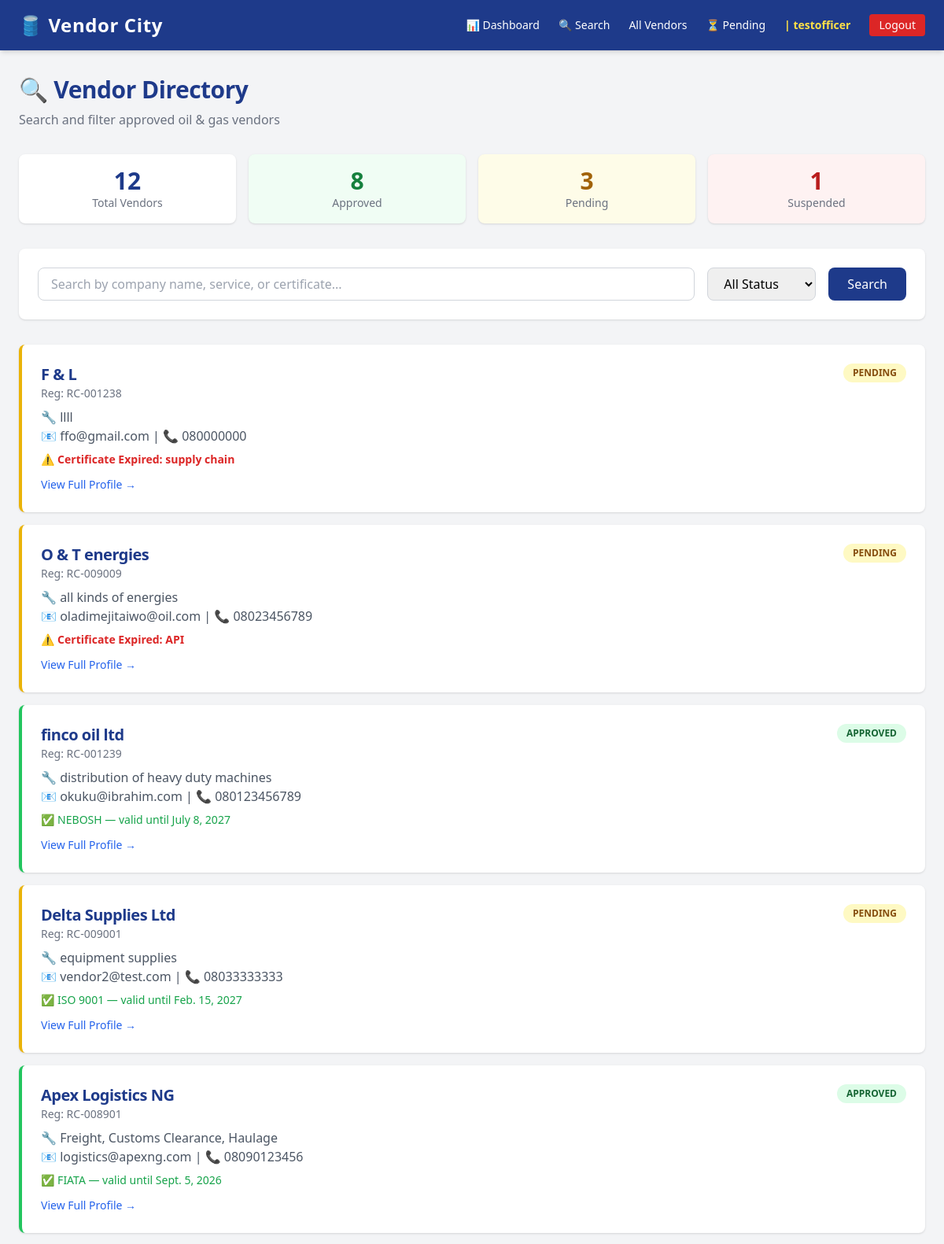
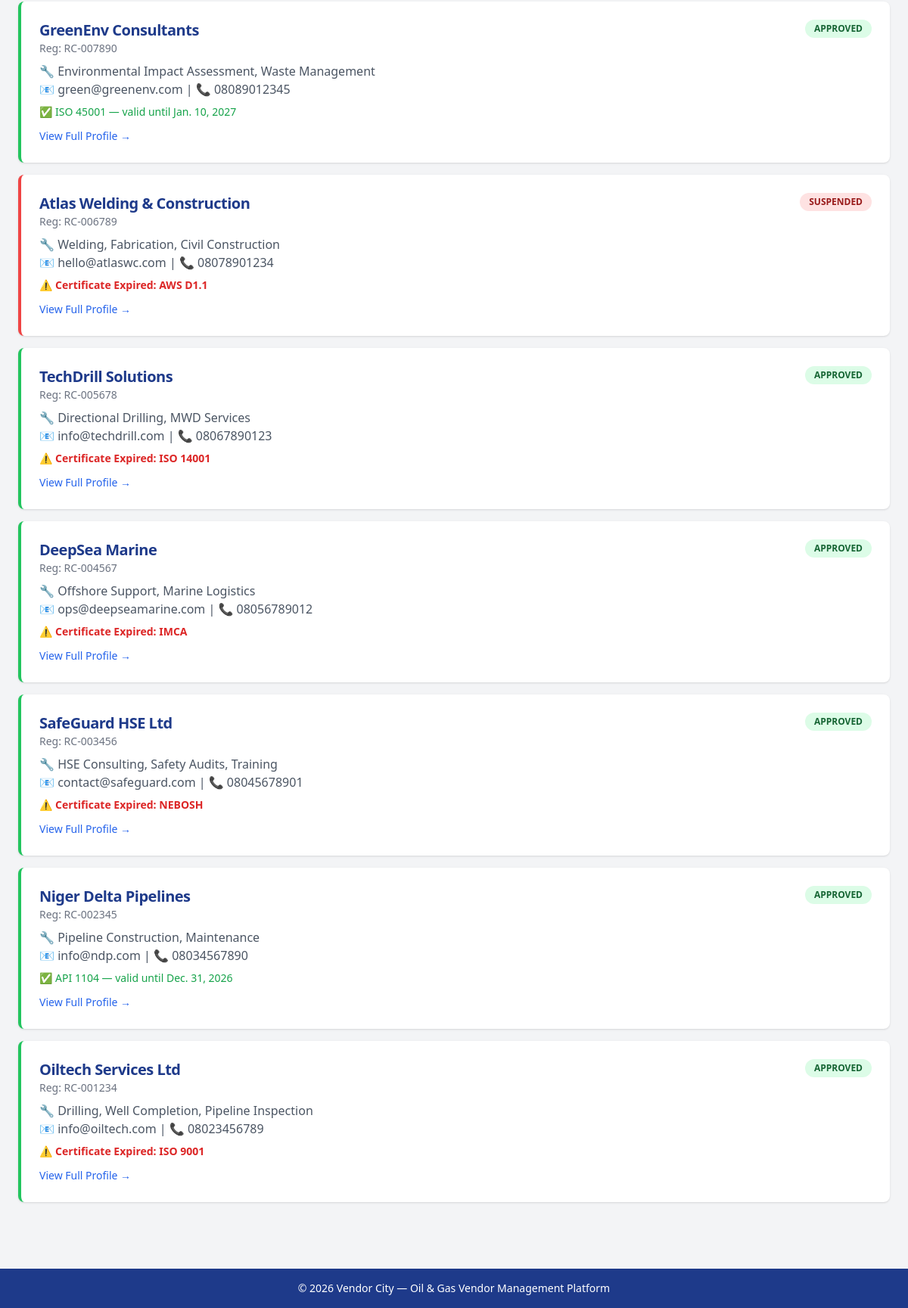
Page /directory/ (signed in) on the committed database (2 pictures, top to bottom).
### accounts/models.py (models this page shows, shortened)
class CustomUser(AbstractUser):
    VENDOR_OFFICER = 'vendor_officer'
    VENDOR = 'vendor'
    COMPLIANCE_OFFICER = 'compliance_officer'
    SENIOR_MANAGEMENT = 'senior_management'
    ROLE_CHOICES = [
        (VENDOR_OFFICER, 'Vendor Officer'),
        (VENDOR, 'Vendor'),
        (COMPLIANCE_OFFICER, 'Compliance Officer'),
        (SENIOR_MANAGEMENT, 'Senior Management'),
    ]
    role = models.CharField(
        max_length=30,
        choices=ROLE_CHOICES,
        default=VENDOR,
    )
    phone_number = models.CharField(max_length=20, blank=True, null=True)
    company_name = models.CharField(max_length=100, blank=True, null=True)
    created_at = models.DateTimeField(auto_now_add=True)
    groups = models.ManyToManyField(
        'auth.Group',
        related_name='customuser_set', # to avoids naming conflicts because from what we extend we already group that may crash with the model
        blank=True
    )
    user_permissions = models.ManyToManyField(
        'auth.Permission',
        related_name='customuser_set',
        blank=True
    )

### vendors/models.py (models this page shows, shortened)
class Vendor(models.Model):
    user = models.OneToOneField(
        settings.AUTH_USER_MODEL,
        on_delete=models.CASCADE,
        null=True, blank=True,
        related_name='vendor_profile'
    )
    company_name        = models.CharField(max_length=200)
    registration_number = models.CharField(max_length=100, unique=True)
    email               = models.EmailField(unique=True)
    phone               = models.CharField(max_length=20)
    address             = models.TextField()
    services_offered    = models.TextField(help_text="Describe the services this vendor provides")
    status              = models.CharField(max_length=20, choices=STATUS_CHOICES, default='pending')
    rating              = models.IntegerField(choices=RATING_CHOICES, default=3)
    certificate_name    = models.CharField(max_length=200, blank=True, null=True)
    certificate_file    = models.FileField(upload_to='certificates/', blank=True, null=True)
    certificate_expiry  = models.DateField(blank=True, null=True)
    date_registered     = models.DateTimeField(default=timezone.now)
    class Meta:
        ordering = ['-date_registered']
        verbose_name = 'Vendor'
        verbose_name_plural = 'Vendors'
    @property
    def is_certificate_expired(self):
        if self.certificate_expiry:
            return self.certificate_expiry < timezone.now().date()
        return False

### directory/views.py (the view, shortened to what this page needs)
# urls.py: path('', views.directory_search, name='directory-search'),
@login_required
@role_required('vendor_officer', 'senior_management')
def directory_search(request):
    query = request.GET.get('q', '')
    status_filter = request.GET.get('status', '')
    vendors = Vendor.objects.all()
    if status_filter:
        vendors = vendors.filter(status=status_filter)
    context = {
        'vendors': vendors,
        'query': query,
        'status_filter': status_filter,
        'total_count': Vendor.objects.count(),
        'approved_count': Vendor.objects.filter(status='approved').count(),
        'pending_count': Vendor.objects.filter(status='pending').count(),
        'suspended_count': Vendor.objects.filter(status='suspended').count(),
    }
    return render(request, 'directory/directory_search.html', context)

### templates/directory/directory_search.html (shortened to what this page needs)
{% extends 'base.html' %}
{% block content %}
<div class="mb-8">
    <h1 class="text-3xl font-bold text-blue-900 mb-2">🔍 Vendor Directory</h1>
    <p class="text-gray-500">Search and filter approved oil & gas vendors</p>
</div>
<div class="grid grid-cols-4 gap-4 mb-8">
    <div class="bg-white rounded-lg shadow p-4 text-center">
        <p class="text-3xl font-bold text-blue-900">{{ total_count }}</p>
        <p class="text-gray-500 text-sm">Total Vendors</p>
    </div>
    <div class="bg-green-50 rounded-lg shadow p-4 text-center">
        <p class="text-3xl font-bold text-green-700">{{ approved_count }}</p>
        <p class="text-gray-500 text-sm">Approved</p>
    </div>
    <div class="bg-yellow-50 rounded-lg shadow p-4 text-center">
        <p class="text-3xl font-bold text-yellow-700">{{ pending_count }}</p>
        <p class="text-gray-500 text-sm">Pending</p>
    </div>
    <div class="bg-red-50 rounded-lg shadow p-4 text-center">
        <p class="text-3xl font-bold text-red-700">{{ suspended_count }}</p>
        <p class="text-gray-500 text-sm">Suspended</p>
    </div>
</div>
<div class="bg-white rounded-lg shadow p-6 mb-8">
    <form method="GET" action="{% url 'directory-search' %}">
        <div class="flex gap-4">
            <input
                type="text"
                name="q"
                value="{{ query }}"
                placeholder="Search by company name, service, or certificate..."
                class="flex-1 border border-gray-300 rounded-lg px-4 py-2 focus:outline-none focus:ring-2 focus:ring-blue-500"
            >
            <select name="status" class="border border-gray-300 rounded-lg px-4 py-2 focus:outline-none focus:ring-2 focus:ring-blue-500">
                <option value="">All Status</option>
            </select>
            <button type="submit" class="bg-blue-900 text-white px-6 py-2 rounded-lg hover:bg-blue-800">
                Search
            </button>
        </div>
    </form>
</div>
{% for vendor in vendors %}
    <div class="bg-white rounded-lg shadow p-6 mb-4 border-l-4
        {% if vendor.status == 'approved' %}border-green-500
        {% elif vendor.status == 'pending' %}border-yellow-500
        {% else %}border-red-500{% endif %}
        hover:shadow-lg transition-shadow">
        <div class="flex justify-between items-start">
            <div>
                <h2 class="text-xl font-bold text-blue-900">{{ vendor.company_name }}</h2>
                <p class="text-gray-500 text-sm">Reg: {{ vendor.registration_number }}</p>
            </div>
            <span class="px-3 py-1 rounded-full text-xs font-bold
                {% if vendor.status == 'approved' %}bg-green-100 text-green-800
                {% elif vendor.status == 'pending' %}bg-yellow-100 text-yellow-800
                {% else %}bg-red-100 text-red-800{% endif %}">
                {{ vendor.status|upper }}
            </span>
        </div>
        <p class="text-gray-600 mt-2">🔧 {{ vendor.services_offered }}</p>
        <p class="text-gray-600">📧 {{ vendor.email }} | 📞 {{ vendor.phone }}</p>
        {% if vendor.is_certificate_expired %}
            <p class="text-red-600 text-sm mt-2 font-semibold">
                ⚠️ Certificate Expired: {{ vendor.certificate_name }}
            </p>
        {% else %}
            <p class="text-green-600 text-sm mt-2">
                ✅ {{ vendor.certificate_name }} — valid until {{ vendor.certificate_expiry }}
            </p>
        {% endif %}
        <a href="{% url 'vendor-detail' vendor.pk %}"
           class="inline-block mt-3 text-blue-600 hover:underline text-sm font-medium">
            View Full Profile →
        </a>
    </div>
{% empty %}
    <div class="bg-white rounded-lg shadow p-10 text-center text-gray-500">
        <p class="text-xl mb-2">No vendors found.</p>
        <p class="text-sm">Try a different search term or clear the filters.</p>
    </div>
{% endfor %}
{% endblock %}

### templates/base.html (shortened to what this page needs)
{% load static %}
<!DOCTYPE html>
<html lang="en">
<head>
    <script src="https://cdn.tailwindcss.com"></script>
    <link rel="stylesheet" href="{% static 'css/main.css' %}">
</head>
<body class="bg-gray-100 min-h-screen">
    <nav class="bg-blue-900 text-white px-6 py-4 shadow-md">
        <div class="max-w-7xl mx-auto flex justify-between items-center">
            <a href="{% url 'dashboard-home' %}" class="text-2xl font-bold tracking-wide">
                🛢️ Vendor City
            </a>
            <div class="flex gap-6 text-sm font-medium items-center">
                {% if user.is_authenticated %}
                    <a href="{% url 'dashboard-home' %}" class="hover:text-yellow-300">📊 Dashboard</a>
                    {% if user.role == 'vendor_officer' or user.role == 'senior_management' %}
                        <a href="{% url 'directory-search' %}" class="hover:text-yellow-300">🔍 Search</a>
                    {% endif %}
                    {% if user.role != 'vendor' %}
                        <a href="{% url 'vendor-list' %}" class="hover:text-yellow-300">All Vendors</a>
                    {% endif %}
                    {% if user.role == 'vendor_officer' or user.role == 'senior_management' %}
                    <a href="{% url 'vendor-pending' %}" class="hover:text-yellow-300">
                     ⏳ Pending
    </a>
{% endif %}
                    <span class="text-yellow-300 font-semibold">| {{ user.username }}</span>
                    <a href="{% url 'logout' %}" class="bg-red-600 px-3 py-1 rounded hover:bg-red-700">Logout</a>
                {% else %}
                    <a href="{% url 'login' %}" class="hover:text-yellow-300">Login</a>
                    <a href="{% url 'register' %}" class="bg-yellow-500 text-blue-900 px-3 py-1 rounded font-bold hover:bg-yellow-400">Register</a>
                {% endif %}
            </div>
        </div>
    </nav>
    <main class="max-w-7xl mx-auto px-6 py-8">
        {% block content %}
        {% endblock %}
    </main>
    <footer class="bg-blue-900 text-white text-center py-4 mt-10 text-sm">
        &copy; 2026 Vendor City — Oil & Gas Vendor Management Platform
    </footer>
</body>
</html>

### static/css/main.css (style rules this page uses)
body { font-family: 'Segoe UI', Tahoma, Geneva, Verdana, sans-serif; }
nav a { transition: color 0.2s ease; }
h1, h2 { letter-spacing: -0.5px; }
footer { margin-top: auto; }

### rows in the picture
CustomUser: username "testofficer"
Vendor: company_name "F & L", registration_number "RC-001238", status "PENDING", services_offered "llll", email "ffo@gmail.com", phone "080000000", certificate_name "supply chain"
Vendor: company_name "O & T energies", registration_number "RC-009009", status "PENDING", services_offered "all kinds of energies", email "oladimejitaiwo@oil.com", phone "08023456789", certificate_name "API"
Vendor: company_name "finco oil ltd", registration_number "RC-001239", status "APPROVED", services_offered "distribution of heavy duty machines", email "okuku@ibrahim.com", phone "080123456789", certificate_name "NEBOSH", certificate_expiry "July 8, 2027"
Vendor: company_name "Delta Supplies Ltd", registration_number "RC-009001", status "PENDING", services_offered "equipment supplies", email "vendor2@test.com", phone "08033333333", certificate_name "ISO 9001", certificate_expiry "Feb. 15, 2027"
Vendor: company_name "Apex Logistics NG", registration_number "RC-008901", status "APPROVED", services_offered "Freight, Customs Clearance, Haulage", email "logistics@apexng.com", phone "08090123456", certificate_name "FIATA", certificate_expiry "Sept. 5, 2026"
Vendor: company_name "GreenEnv Consultants", registration_number "RC-007890", status "APPROVED", services_offered "Environmental Impact Assessment, Waste Management", email "green@greenenv.com", phone "08089012345", certificate_name "ISO 45001", certificate_expiry "Jan. 10, 2027"
Vendor: company_name "Atlas Welding & Construction", registration_number "RC-006789", status "SUSPENDED", services_offered "Welding, Fabrication, Civil Construction", email "hello@atlaswc.com", phone "08078901234", certificate_name "AWS D1.1"
Vendor: company_name "TechDrill Solutions", registration_number "RC-005678", status "APPROVED", services_offered "Directional Drilling, MWD Services", email "info@techdrill.com", phone "08067890123", certificate_name "ISO 14001"
Vendor: company_name "DeepSea Marine", registration_number "RC-004567", status "APPROVED", services_offered "Offshore Support, Marine Logistics", email "ops@deepseamarine.com", phone "08056789012", certificate_name "IMCA"
Vendor: company_name "SafeGuard HSE Ltd", registration_number "RC-003456", status "APPROVED", services_offered "HSE Consulting, Safety Audits, Training", email "contact@safeguard.com", phone "08045678901", certificate_name "NEBOSH"
Vendor: company_name "Niger Delta Pipelines", registration_number "RC-002345", status "APPROVED", services_offered "Pipeline Construction, Maintenance", email "info@ndp.com", phone "08034567890", certificate_name "API 1104", certificate_expiry "Dec. 31, 2026"
Vendor: company_name "Oiltech Services Ltd", registration_number "RC-001234", status "APPROVED", services_offered "Drilling, Well Completion, Pipeline Inspection", email "info@oiltech.com", phone "08023456789", certificate_name "ISO 9001"

### other values in the picture
{{ total_count }} "12"
{{ approved_count }} "8"
{{ pending_count }} "3"
{{ suspended_count }} "1"
